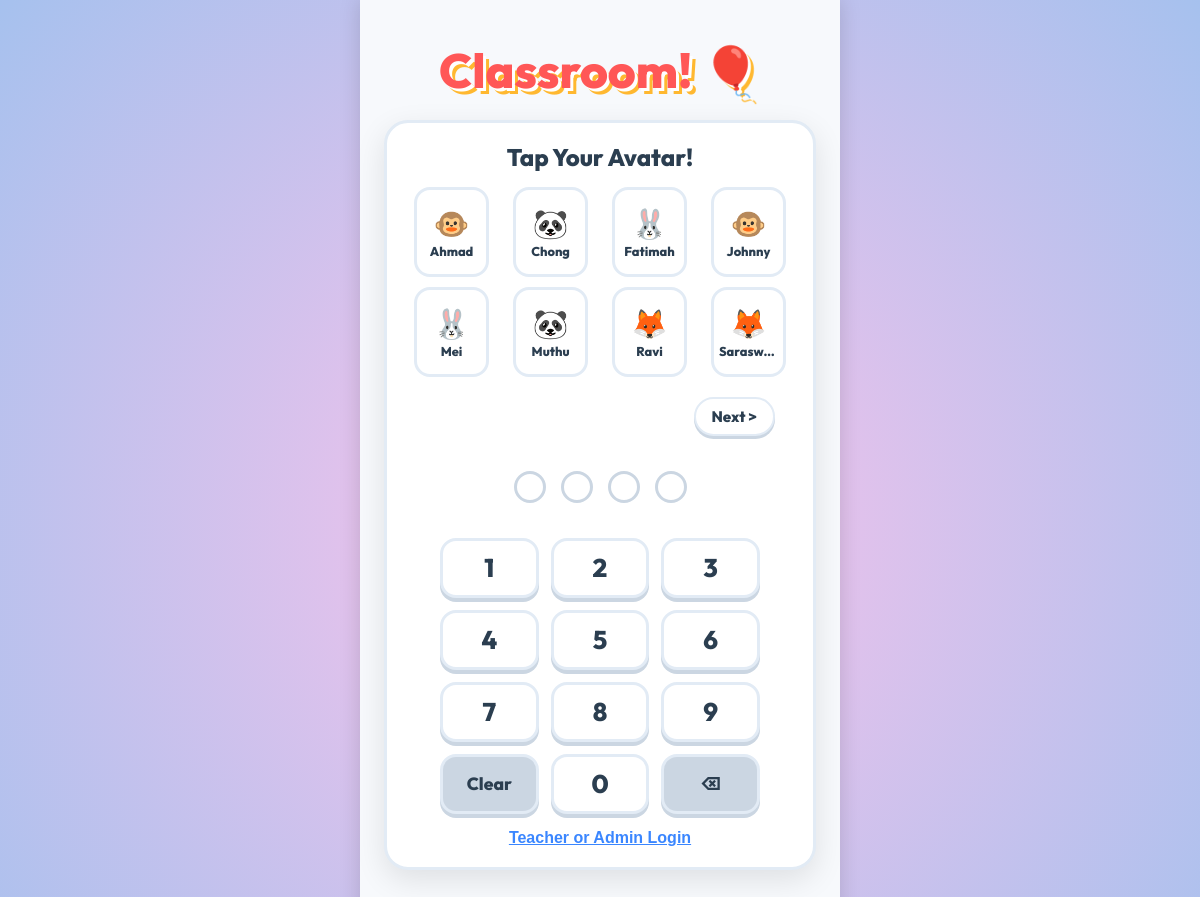
The page /login.php on the database its author committed.
### tables this page shows
CREATE TABLE IF NOT EXISTS users (
    user_id INT AUTO_INCREMENT PRIMARY KEY,
    username VARCHAR(100) NOT NULL UNIQUE COMMENT 'Student handle or Staff email',
    password_hash VARCHAR(255) NOT NULL COMMENT 'Bcrypt hash of student PIN or staff password',
    role ENUM('student', 'teacher', 'admin') NOT NULL COMMENT 'System access permission level',
    full_name VARCHAR(100) NOT NULL COMMENT 'Display name shown in headers/dashboards',
    class_section VARCHAR(50) NULL COMMENT 'E.g., Standard 1A, Null for Staff',
    avatar_url VARCHAR(255) NULL COMMENT 'Asset path or SVG designation for student character',
    created_at TIMESTAMP DEFAULT CURRENT_TIMESTAMP
);

### login.php (the view, shortened to what this page needs)
<?php
require_once __DIR__ . '/config/db.php';
try {
    $students_stmt = $pdo->prepare("SELECT user_id, full_name, avatar_url FROM users WHERE role = 'student' AND username NOT LIKE 'class_placeholder_%' ORDER BY full_name ASC");
    $students_stmt->execute();
    $students = $students_stmt->fetchAll();
} catch (PDOException $e) {
    $students = [];
}
?>
<!DOCTYPE html>
<html lang="en">
<head>
    <link rel="stylesheet" href="assets/css/student.css">
</head>
<body>
    <div class="app-container">
        <div class="login-container">
            <div class="animated-logo">Classroom! 🎈</div>
            <div class="card" style="box-shadow: 0 10px 30px rgba(0,0,0,0.1);">
                <div id="student_login_panel">
                    <h2 style="margin-bottom: 15px;">Tap Your Avatar!</h2>
                    <div id="avatarGrid" class="avatar-grid">
                        <?php foreach ($students as $student): ?>
                            <div class="avatar-card avatar-btn" data-user-id="<?php echo $student['user_id']; ?>">
                                <div class="icon-avatar-<?php echo htmlspecialchars($student['avatar_url'] ?: 'monkey'); ?>"></div>
                                <span><?php echo htmlspecialchars(explode(' ', $student['full_name'])[0]); ?></span>
                            </div>
                        <?php endforeach; ?>
                    </div>
                    <div id="avatarPagination" style="display: flex; justify-content: space-between; width: 100%; max-width: 350px; margin: 10px auto;">
                        <button id="nextAvatarBtn" class="btn-page" style="visibility: hidden;">Next &gt;</button>
                    </div>
                    <form id="student_login_form" method="POST" action="login.php">
                        <div class="pin-display">
                            <div class="pin-dot"></div>
                            <div class="pin-dot"></div>
                            <div class="pin-dot"></div>
                            <div class="pin-dot"></div>
                        </div>
                    </form>
                    <div class="keypad">
                        <div class="keypad-btn" data-val="1">1</div>
                        <div class="keypad-btn" data-val="2">2</div>
                        <div class="keypad-btn" data-val="3">3</div>
                        <div class="keypad-btn" data-val="4">4</div>
                        <div class="keypad-btn" data-val="5">5</div>
                        <div class="keypad-btn" data-val="6">6</div>
                        <div class="keypad-btn" data-val="7">7</div>
                        <div class="keypad-btn" data-val="8">8</div>
                        <div class="keypad-btn" data-val="9">9</div>
                        <div class="keypad-btn action-btn" data-val="clear">Clear</div>
                        <div class="keypad-btn" data-val="0">0</div>
                        <div class="keypad-btn action-btn" data-val="back">⌫</div>
                    </div>
                    <button type="button" class="toggle-btn" onclick="switchLogin('staff')">Teacher or Admin Login</button>
                </div>
            </div>
        </div>
    </div>
</body>
</html>

### assets/css/student.css (style rules this page uses)
:root { --bg-color: #f7f9fc; --card-color: #ffffff; --text-color: #2b3e50; --text-muted: #8fa0b5; --color-primary: #ff5757; --color-secondary: #ffb830; --color-success: #3ec770; --color-blue: #3a86ff; --color-purple: #8338ec; --shadow-main: 0 8px 0px rgba(0, 0, 0, 0.06); --shadow-button-primary: 0 5px 0px #d43b3b; --shadow-button-success: 0 5px 0px #2a9b51; --shadow-button-secondary: 0 5px 0px #d89617; --shadow-button-blue: 0 5px 0px #1d5fc6; --font-fun: 'Outfit', 'Inter', system-ui, -apple-system, sans-serif; --radius-large: 24px; --radius-medium: 16px; }
* { box-sizing: border-box; margin: 0; padding: 0; -webkit-tap-highlight-color: transparent; }
body { font-family: var(--font-fun); background: radial-gradient(circle, #fbc2eb 0%, #a6c1ee 100%); color: var(--text-color); display: flex; flex-direction: column; align-items: center; min-height: 100vh; overflow-x: hidden; margin: 0; padding: 0; }
.app-container { width: 100%; max-width: 480px; margin: 0 auto; background-color: var(--bg-color); box-shadow: 0 0 20px rgba(0, 0, 0, 0.15); display: flex; flex-direction: column; align-items: center; min-height: 100vh; position: relative; padding-bottom: 100px; overflow-x: hidden; }
h1, h2, h3, h4 { font-weight: 800; line-height: 1.2; }
.card { background-color: var(--card-color); border-radius: var(--radius-large); border: 3px solid #e2ebf5; padding: 20px; box-shadow: 0 10px 20px rgba(0, 0, 0, 0.05), 0 4px 6px rgba(0, 0, 0, 0.03); width: 100%; margin-bottom: 20px; transition: transform 0.2s ease; }
.login-container { max-width: 450px; width: 90%; margin: 40px auto; display: flex; flex-direction: column; align-items: center; text-align: center; }
.animated-logo { font-size: 3rem; font-weight: 800; color: var(--color-primary); text-shadow: 3px 3px 0 #fff, 6px 6px 0 var(--color-secondary); animation: gentle-bounce 2s infinite ease-in-out; margin-bottom: 20px; }
.avatar-card { flex: 0 0 90px; height: 95px; border-radius: var(--radius-medium); border: 3px solid #e2ebf5; background-color: white; display: flex; flex-direction: column; align-items: center; justify-content: center; cursor: pointer; transition: transform 0.2s ease, border-color 0.2s ease; scroll-snap-align: center; font-size: 2.2rem; }
.avatar-card span { font-size: 0.9rem; font-weight: 800; margin-top: 5px; color: var(--text-color); }
.pin-display { display: flex; justify-content: center; gap: 15px; margin: 25px 0; }
.pin-dot { width: 32px; height: 32px; border-radius: 50%; border: 3px solid #cbd6e2; background-color: white; transition: background-color 0.15s ease, transform 0.15s ease; }
.keypad { display: grid; grid-template-columns: repeat(3, 1fr); gap: 12px; width: 100%; max-width: 320px; margin-top: 10px; }
.keypad-btn { background-color: white; border: 3px solid #e2ebf5; border-radius: var(--radius-medium); font-size: 1.6rem; font-weight: 800; height: 60px; display: flex; align-items: center; justify-content: center; cursor: pointer; box-shadow: 0 4px 0px #cbd6e2; transition: transform 0.05s ease, box-shadow 0.05s ease; color: var(--text-color); }
.keypad-btn.action-btn { background-color: #cbd6e2; font-size: 1.1rem; }
.icon-avatar-monkey::before { content: '🐵'; }
.icon-avatar-bunny::before { content: '🐰'; }
.icon-avatar-panda::before { content: '🐼'; }
.icon-avatar-fox::before { content: '🦊'; }

### rows shown on the page
users: full_name "Ahmad"
users: full_name "Chong"
users: full_name "Fatimah"
users: full_name "Johnny"
users: full_name "Mei"
users: full_name "Muthu"
users: full_name "Ravi"
users: full_name "Sarasw…"
